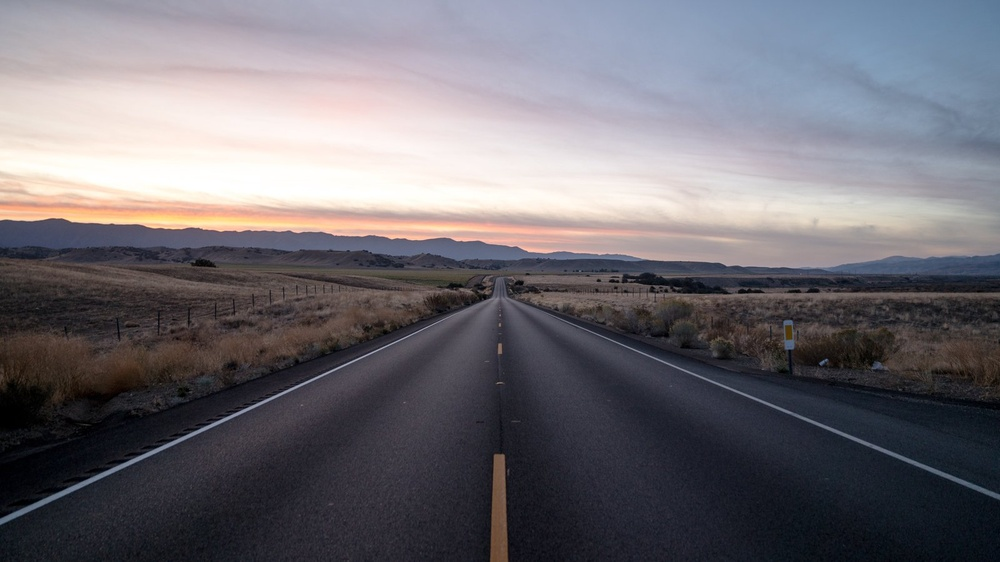
#> input picture data/road2.jpg, 1000 x 562 px, shrunk from 1600 x 900 before the run
$ python probabilistic_hough_line_transformation.py
#> lines starting #> are read from the running program, lines starting #| are printed output that depends on the picture; after the words box and inside, x2 and y2 are one past the last pixel; in counts of white or black regions, pixels touching at a corner belong together
import cv2 as cv
import numpy as np

img = cv.imread('data/road2.jpg')
#> img is the input picture: shape (562, 1000, 3); mean B, G, R 114.8, 108.5, 111.5
gray = cv.cvtColor(img, cv.COLOR_BGR2GRAY)
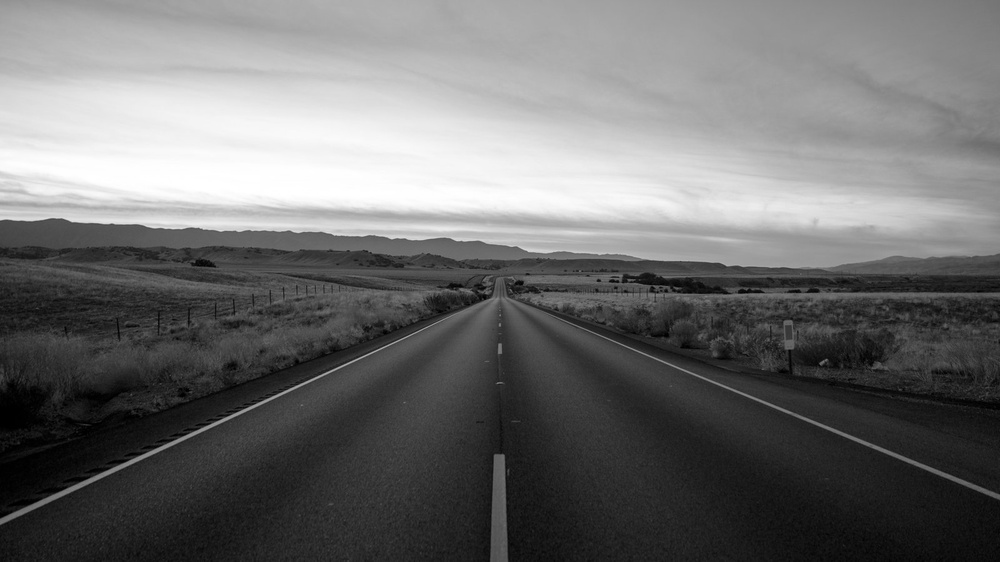
#> gray: shape (562, 1000); min 0, max 255, mean 110.1
edges = cv.Canny(gray, 50, 150, apertureSize=3)
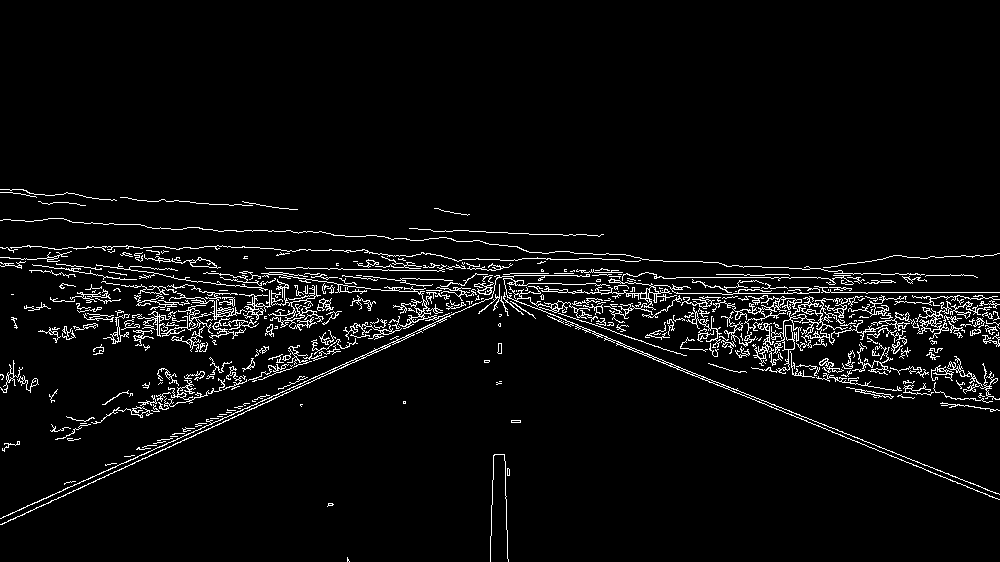
#> edges: shape (562, 1000); 4.5% white in thin lines or dots, all inside (x1, y1, x2, y2) = (0, 189, 1000, 562)
lines = cv.HoughLinesP(edges, 1, np.pi / 180,
                            100,
                            minLineLength=100,
                            maxLineGap=10)
#> lines = 34 rows, first 6: [784, 292, 999, 292], [464, 280, 902, 456], [617, 344, 999, 499], [587, 293, 721, 293], [1, 524, 286, 392], [316, 285, 478, 296]

for line in lines:
    x1,y1,x2,y2 = line[0]
    cv.line(img, (x1, y1), (x2, y2), (0, 0, 255), 2)
#> this loop made 34 passes
#> (x1, y1, x2, y2) on passes 1 to 12: (784, 292, 999, 292), (464, 280, 902, 456), (617, 344, 999, 499), (587, 293, 721, 293), (1, 524, 286, 392), (316, 285, 478, 296), (738, 298, 905, 298), (214, 309, 329, 301), (749, 304, 905, 299), (749, 306, 852, 304), (873, 324, 998, 333), (328, 269, 444, 271)
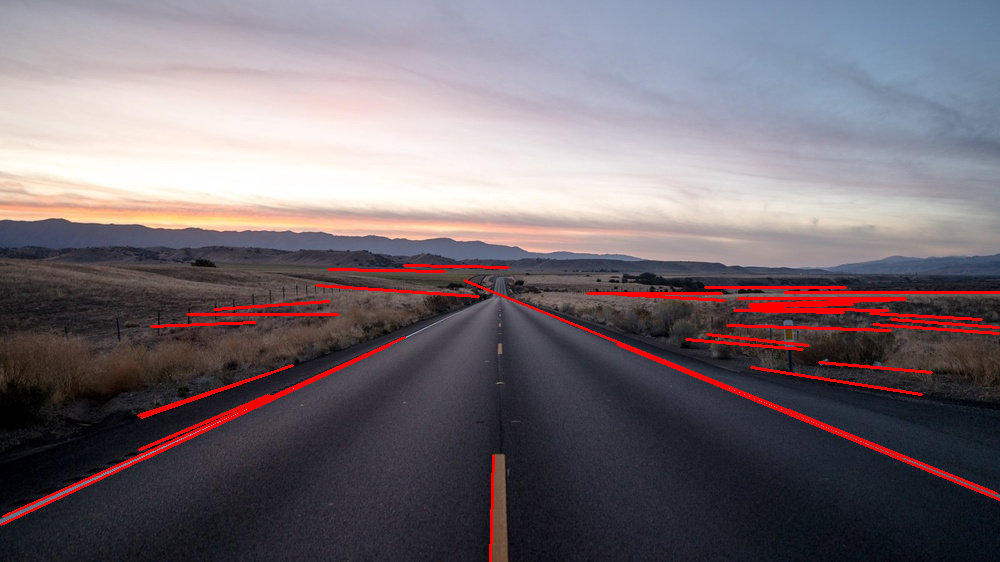
#> img: shape (562, 1000, 3); 2.73% of pixels changed, all inside (x1, y1, x2, y2) = (0, 264, 1000, 562)

cv.imshow('image', img)
cv.imshow("edges", edges)
cv.waitKey(0)
cv.destroyAllWindows()
